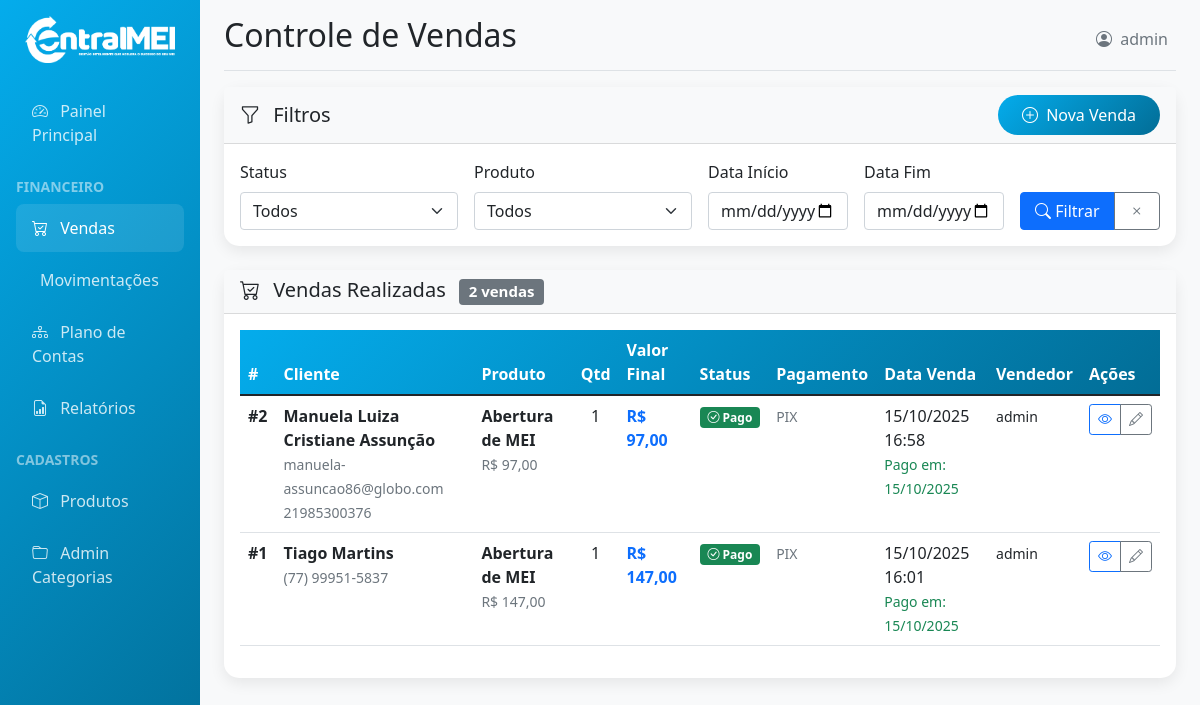
/dashboard/vendas/ (signed in), run on an earlier commit of the app's database.
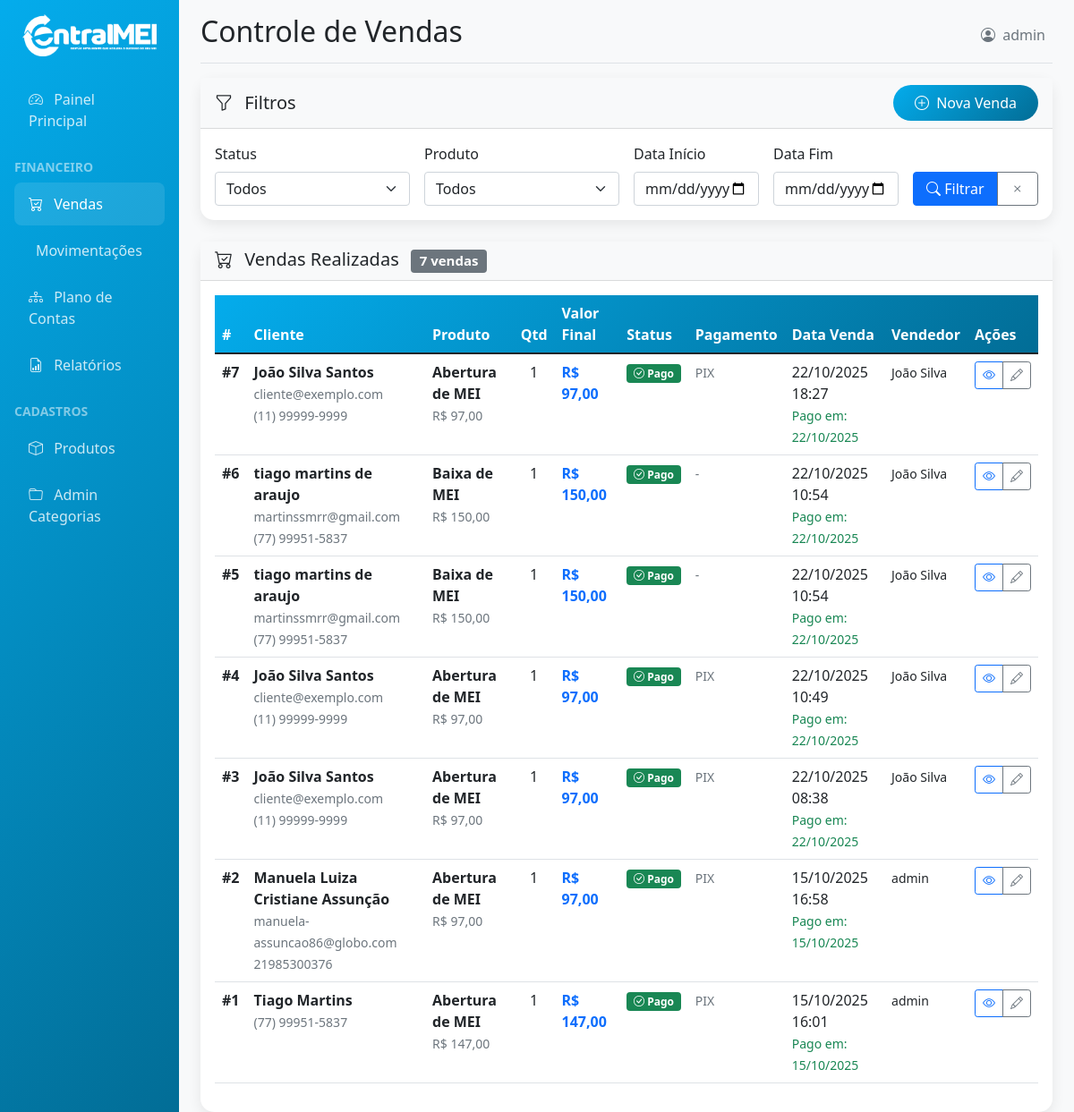
And on a later commit of the database.
### dashboard/models.py (models this page shows, shortened)
class Venda(models.Model):
    STATUS_CHOICES = [
        ('pendente', 'Pendente'),
        ('pago', 'Pago'),
        ('cancelado', 'Cancelado'),
    ]
    FORMA_PAGAMENTO_CHOICES = [
        ('dinheiro', 'Dinheiro'),
        ('cartao_credito', 'Cartão de Crédito'),
        ('cartao_debito', 'Cartão de Débito'),
        ('pix', 'PIX'),
        ('transferencia', 'Transferência Bancária'),
        ('boleto', 'Boleto'),
    ]
    cliente_nome = models.CharField(max_length=200)
    cliente_email = models.EmailField(blank=True)
    cliente_telefone = models.CharField(max_length=20, blank=True)
    cliente_cpf_cnpj = models.CharField(max_length=18, blank=True)
    produto = models.ForeignKey(Produto, on_delete=models.CASCADE, related_name='vendas')
    quantidade = models.PositiveIntegerField(default=1)
    valor_unitario = models.DecimalField(max_digits=10, decimal_places=2)
    valor_total = models.DecimalField(max_digits=10, decimal_places=2)
    desconto = models.DecimalField(max_digits=10, decimal_places=2, default=0)
    valor_final = models.DecimalField(max_digits=10, decimal_places=2)
    status = models.CharField(max_length=20, choices=STATUS_CHOICES, default='pendente')
    forma_pagamento = models.CharField(max_length=20, choices=FORMA_PAGAMENTO_CHOICES, blank=True)
    observacoes = models.TextField(blank=True)
    vendedor = models.ForeignKey(User, on_delete=models.CASCADE, related_name='vendas_realizadas')
    data_venda = models.DateTimeField(auto_now_add=True)
    data_pagamento = models.DateTimeField(null=True, blank=True)
    class Meta:
        verbose_name = "Venda"
        verbose_name_plural = "Vendas"
        ordering = ['-data_venda']

class Produto(models.Model):
    nome = models.CharField(max_length=100)
    descricao = models.TextField(blank=True)
    preco = models.DecimalField(max_digits=10, decimal_places=2, validators=[MinValueValidator(Decimal('0.01'))])
    ativo = models.BooleanField(default=True)
    categoria = models.ForeignKey(SubcategoriaPlanoContas, on_delete=models.CASCADE, related_name='produtos')
    criado_em = models.DateTimeField(auto_now_add=True)
    class Meta:
        verbose_name = "Produto/Serviço"
        verbose_name_plural = "Produtos/Serviços"
        ordering = ['nome']

### dashboard/views.py (the view)
# urls.py: path('vendas/', views.vendas_list, name='vendas_list'),
@login_required
@user_passes_test(is_staff_user)
def vendas_list(request):
    vendas = Venda.objects.select_related('produto', 'vendedor').order_by('-data_venda')
    status_filter = request.GET.get('status')
    produto_filter = request.GET.get('produto')
    data_inicio = request.GET.get('data_inicio')
    data_fim = request.GET.get('data_fim')
    if status_filter:
        vendas = vendas.filter(status=status_filter)
    if produto_filter:
        vendas = vendas.filter(produto_id=produto_filter)
    if data_inicio:
        vendas = vendas.filter(data_venda__gte=data_inicio)
    if data_fim:
        vendas = vendas.filter(data_venda__lte=data_fim)
    paginator = Paginator(vendas, 20)
    page = request.GET.get('page')
    vendas_page = paginator.get_page(page)
    produtos = Produto.objects.filter(ativo=True)
    context = {
        'vendas': vendas_page,
        'produtos': produtos,
        'status_choices': Venda.STATUS_CHOICES,
        'filtros': {
            'status': status_filter,
            'produto': produto_filter,
            'data_inicio': data_inicio,
            'data_fim': data_fim,
        }
    }
    return render(request, 'dashboard/vendas_list.html', context)

### core/context_processors.py (called while the page is built)
def company_context(request):
    return {
        'COMPANY_NAME': settings.COMPANY_NAME,
        'COMPANY_PHONE': settings.COMPANY_PHONE,
        'COMPANY_EMAIL': settings.COMPANY_EMAIL,
        'COMPANY_ADDRESS': settings.COMPANY_ADDRESS,
        'CONTACT_EMAIL': settings.CONTACT_EMAIL,
    }

### dashboard/views.py (called while the page is built)
def is_staff_user(user):
    return user.is_staff

### dashboard/templates/dashboard/vendas_list.html (shortened to what the changed rows need)
{% extends 'dashboard/base.html' %}
{% block page_title %}Controle de Vendas{% endblock %}
{% block content %}
<div class="card card-custom">
    <div class="card-header bg-light">
        <h5 class="mb-0">
            <i class="bi bi-cart-check me-2"></i>
            Vendas Realizadas
            {% if vendas.paginator.count %}
                <span class="badge bg-secondary ms-2">{{ vendas.paginator.count }} vendas</span>
            {% endif %}
        </h5>
    </div>
    <div class="card-body">
        {% if vendas %}
            <div class="table-responsive">
                <table class="table table-hover table-custom">
                    <thead>
                        <tr>
                            <th>#</th>
                            <th>Cliente</th>
                            <th>Produto</th>
                            <th>Qtd</th>
                            <th>Valor Final</th>
                            <th>Status</th>
                            <th>Pagamento</th>
                            <th>Data Venda</th>
                            <th>Vendedor</th>
                            <th>Ações</th>
                        </tr>
                    </thead>
                    <tbody>
                        {% for venda in vendas %}
                            <tr>
                                <td class="fw-bold">#{{ venda.id }}</td>
                                <td>
                                    <div>
                                        <strong>{{ venda.cliente_nome }}</strong>
                                        {% if venda.cliente_email %}
                                            <br><small class="text-muted">{{ venda.cliente_email }}</small>
                                        {% endif %}
                                        {% if venda.cliente_telefone %}
                                            <br><small class="text-muted">{{ venda.cliente_telefone }}</small>
                                        {% endif %}
                                    </div>
                                </td>
                                <td>
                                    <strong>{{ venda.produto.nome }}</strong>
                                    <br><small class="text-muted">R$ {{ venda.valor_unitario }}</small>
                                </td>
                                <td class="text-center">{{ venda.quantidade }}</td>
                                <td class="fw-bold text-primary">R$ {{ venda.valor_final|floatformat:2 }}</td>
                                <td>
                                    {% if venda.status == 'pendente' %}
                                        <span class="badge bg-warning">
                                            <i class="bi bi-clock"></i> Pendente
                                        </span>
                                    {% elif venda.status == 'pago' %}
                                        <span class="badge bg-success">
                                            <i class="bi bi-check-circle"></i> Pago
                                        </span>
                                    {% elif venda.status == 'cancelado' %}
                                        <span class="badge bg-danger">
                                            <i class="bi bi-x-circle"></i> Cancelado
                                        </span>
                                    {% endif %}
                                </td>
                                <td>
                                    {% if venda.forma_pagamento %}
                                        <small class="text-muted">{{ venda.get_forma_pagamento_display }}</small>
                                    {% else %}
                                        <small class="text-muted">-</small>
                                    {% endif %}
                                </td>
                                <td>
                                    {{ venda.data_venda|date:"d/m/Y H:i" }}
                                    {% if venda.data_pagamento and venda.status == 'pago' %}
                                        <br><small class="text-success">Pago em: {{ venda.data_pagamento|date:"d/m/Y" }}</small>
                                    {% endif %}
                                </td>
                                <td>
                                    <small>{{ venda.vendedor.get_full_name|default:venda.vendedor.username }}</small>
                                </td>
                                <td>
                                    <div class="btn-group btn-group-sm">
                                        <button class="btn btn-outline-primary btn-sm" title="Ver Detalhes" data-bs-toggle="modal" data-bs-target="#vendaModal{{ venda.id }}">
                                            <i class="bi bi-eye"></i>
                                        </button>
                                        <a href="{% url 'admin:dashboard_venda_change' venda.id %}" class="btn btn-outline-secondary btn-sm" title="Editar">
                                            <i class="bi bi-pencil"></i>
                                        </a>
                                    </div>
                                </td>
                            </tr>
                        {% endfor %}
                    </tbody>
                </table>
            </div>
        {% endif %}
    </div>
</div>
{% endblock %}

What changed in the data, as far as the page shows it:
added Venda: id "7", cliente_nome "João Silva Santos", cliente_email "cliente@exemplo.com", cliente_telefone "(11) 99999-9999", produto.nome "Abertura de MEI", valor_unitario "97,00", quantidade "1", valor_final "97,00", status "pago" (drawn), forma_pagamento "PIX", data_venda "22/10/2025 18:27", data_pagamento "22/10/2025", vendedor.get_full_name "João Silva"
added Venda: id "6", cliente_nome "tiago martins de araujo", cliente_email "martinssmrr@gmail.com", cliente_telefone "(77) 99951-5837", produto.nome "Baixa de MEI", valor_unitario "150,00", quantidade "1", valor_final "150,00", status "pago" (drawn), data_venda "22/10/2025 10:54", data_pagamento "22/10/2025", vendedor.get_full_name "João Silva"
added Venda: id "5", cliente_nome "tiago martins de araujo", cliente_email "martinssmrr@gmail.com", cliente_telefone "(77) 99951-5837", produto.nome "Baixa de MEI", valor_unitario "150,00", quantidade "1", valor_final "150,00", status "pago" (drawn), data_venda "22/10/2025 10:54", data_pagamento "22/10/2025", vendedor.get_full_name "João Silva"
added Venda: id "4", cliente_nome "João Silva Santos", cliente_email "cliente@exemplo.com", cliente_telefone "(11) 99999-9999", produto.nome "Abertura de MEI", valor_unitario "97,00", quantidade "1", valor_final "97,00", status "pago" (drawn), forma_pagamento "PIX", data_venda "22/10/2025 10:49", data_pagamento "22/10/2025", vendedor.get_full_name "João Silva"
added Venda: id "3", cliente_nome "João Silva Santos", cliente_email "cliente@exemplo.com", cliente_telefone "(11) 99999-9999", produto.nome "Abertura de MEI", valor_unitario "97,00", quantidade "1", valor_final "97,00", status "pago" (drawn), forma_pagamento "PIX", data_venda "22/10/2025 08:38", data_pagamento "22/10/2025", vendedor.get_full_name "João Silva"
Also different on the page:
{{ vendas.paginator.count }}: "2" → "7"
